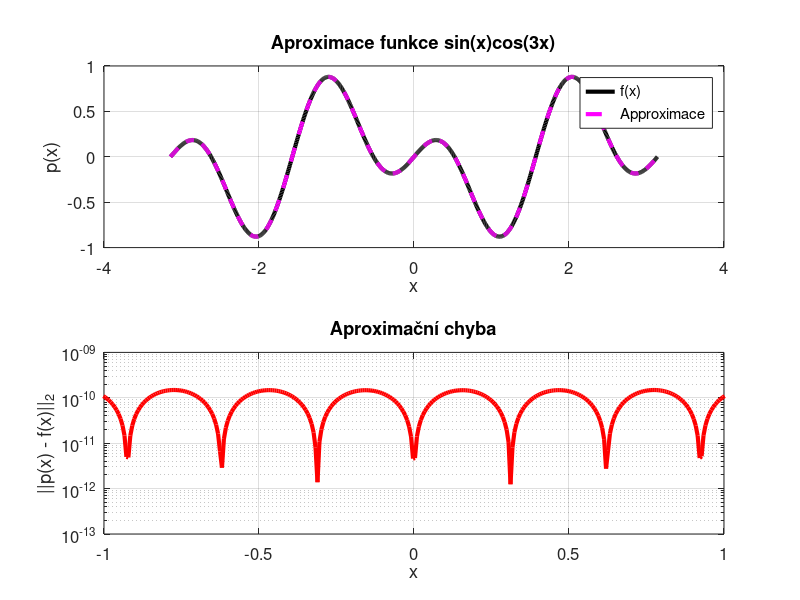
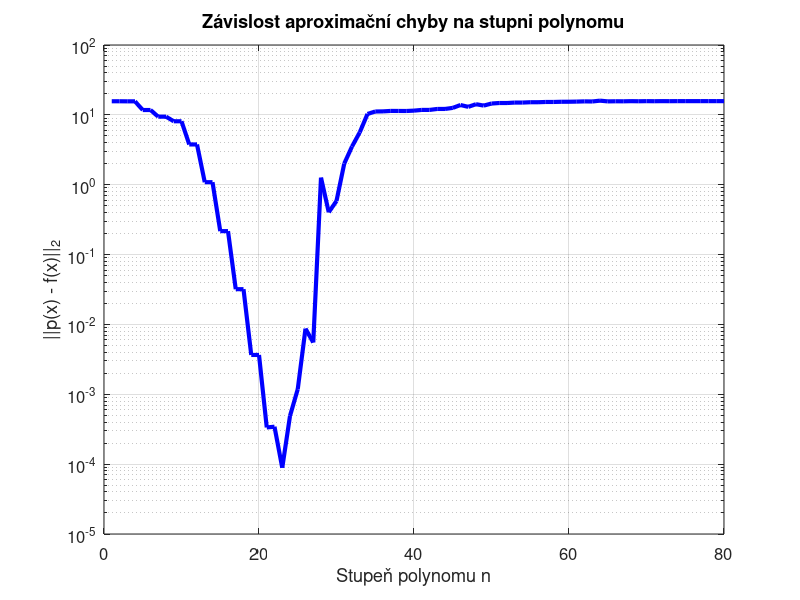

The MATLAB source for these figures, in order:
% Diskretizace domény
x = linspace(-pi, pi, 1000)'; 

% Cílová funkce: sin(x) * cos(3x)
f = sin(x) .* cos(3 * x);

% Stupeň polynomu
n = 30;

% Least-squares fit
c = polyfit(x, f, n);

% Evaluace výsledného polynomu
s = linspace(-pi, pi, 1000)';
y = polyval(c, s);

% Výpočet chyby
y_exact = sin(s) .* cos(3 * s);
error = abs(y - y_exact);
% Grafické zobrazení
figure;
subplot(2,1,1);
plot(s, y_exact, 'k', 'LineWidth', 3); hold on;
plot(s, y, 'm--', 'LineWidth', 3);
title('Aproximace funkce sin(x)cos(3x)', 'FontSize', 16);
xlabel('x', 'FontSize', 14);
ylabel('p(x)', 'FontSize', 14);
legend('f(x)', 'Approximace', 'Location', 'best', 'FontSize', 12);
grid on;
set(gca, 'FontSize', 12);

subplot(2,1,2);
semilogy(s, error, 'r', 'LineWidth', 3);
xlim([-1 1]);
title('Aproximační chyba', 'FontSize', 16);
xlabel('x', 'FontSize', 14);
ylabel('||p(x) - f(x)||_2', 'FontSize', 14);
grid on;
set(gca, 'FontSize', 12);

% Závislost chyby na stupni polynomu
n_values = 1:80;
errors = zeros(size(n_values));

for idx = 1:length(n_values)
    n = n_values(idx);
    A = x .^ (0:n);
    c = A \ f;
    f_approx = A * c;
    errors(idx) = norm(f - f_approx, 2);  % 2-norma chyby
end

% Vykreslení chyby v závislosti na stupni
figure;
semilogy(n_values, errors, 'b', 'LineWidth', 3);
xlabel('Stupeň polynomu n', 'FontSize', 14);
ylabel('||p(x) - f(x)||_2', 'FontSize', 14);
title('Závislost aproximační chyby na stupni polynomu', 'FontSize', 16);
grid on;
set(gca, 'FontSize', 12);
